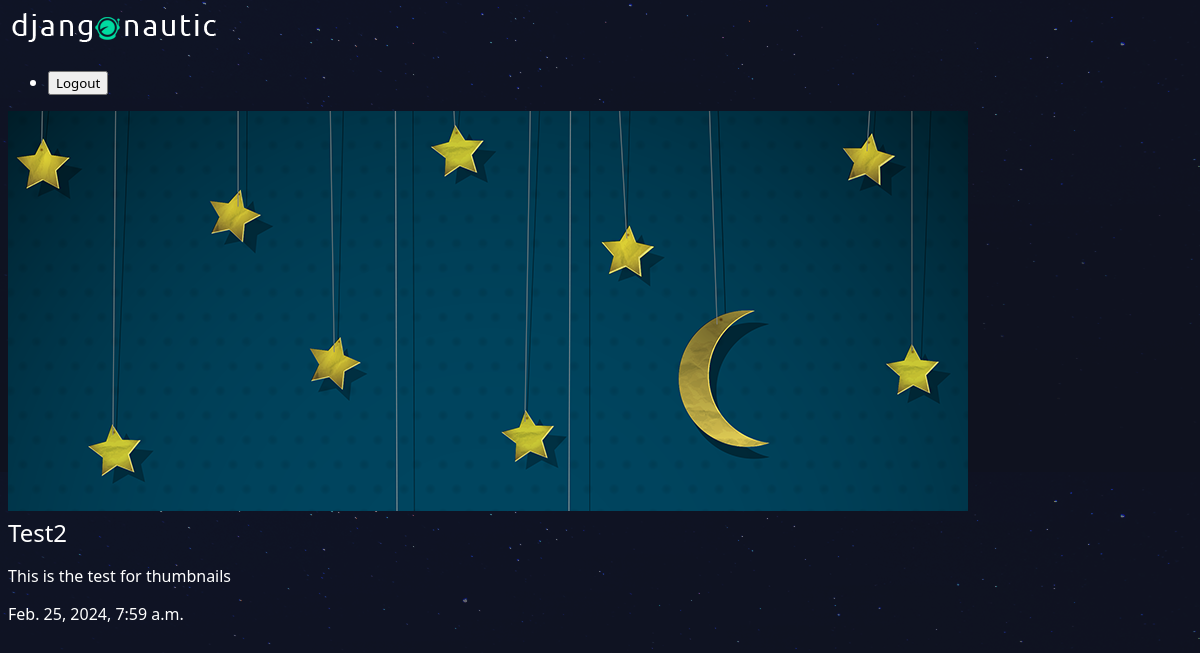
/articles/test-2/, run on the app's committed database.
### articles/models.py (models this page shows, shortened)
class Article(models.Model):
    title = models.CharField(max_length=100)
    slug  = models.SlugField()
    body  = models.TextField()
    date  = models.DateTimeField(auto_now_add=True) # when an article is created it is automatically populate this field
    thumb = models.ImageField(default='default.png',blank=True)

### articles/views.py (the view)
# urls.py: path('<slug:slug>/',views.article_detail,name="detail"),
def article_detail(request,slug):
   article= Article.objects.get(slug=slug)
   return render(request,'articles/article_detail.html',{'article':article})

### articles/templates/articles/article_detail.html
{% extends 'base_layout.html' %}
{% block content %}
<div class="article-detail">
    <div class="article">
        <img src ="{{article.thumb.url}}"/>
        <h2>{{ article.title }}</h2>
        <p>{{ article.body }}</p>
        <p>{{ article.date }}</p>
    </div>
</div>
{% endblock %}

### assets/styles.css (style rules this page uses)
body { background-color: #0f121f; background-image: url(stars.png); background-repeat: no repeat; color: #fff; }
body * { font-family: system-ui, -apple-system, BlinkMacSystemFont, 'Segoe UI', Roboto, Oxygen, Ubuntu, Cantarell, 'Open Sans', 'Helvetica Neue', sans-serif; }
h1,h2,h3,h4,h5 { font-weight: normal; margin: 0; }

### data on the page
Article: thumb (picture), title "Test2", body "This is the test for thumbnails", date "Feb. 25, 2024, 7:59 a.m."
